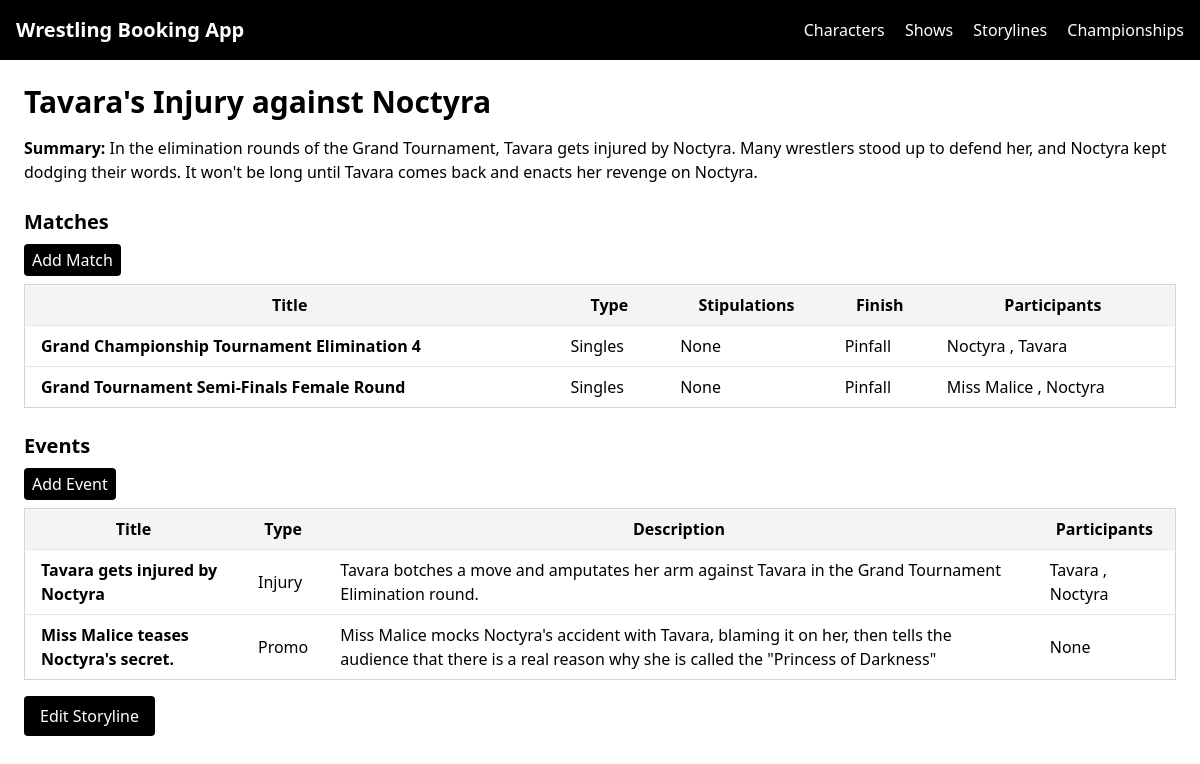
Screenshot of /storylines/2/ with the database file from the repository.
### storylines/models.py (models this page shows, shortened)
class Storyline(models.Model):
    title = models.CharField(max_length=200)
    summary = models.TextField(blank=True)
    is_active = models.BooleanField(default=True)
    created_at = models.DateTimeField(auto_now_add=True)
    @property
    def matches(self):
        from booking.models import Match
        match_ct = ContentType.objects.get_for_model(Match)
        return Match.objects.filter(
            id__in=self.points.filter(content_type=match_ct).values_list('object_id', flat=True)
        )
    @property
    def events(self):
        from booking.models import Event
        event_ct = ContentType.objects.get_for_model(Event)
        return Event.objects.filter(
            id__in=self.points.filter(content_type=event_ct).values_list('object_id', flat=True)
        )

### booking/models.py (models this page shows, shortened)
class Match(models.Model):
    class MatchType(models.TextChoices):
        SINGLES = "SINGLES", "Singles"
        TAG = "TAG", "Tag Team"
        TEAM = "TEAM", "Team"
        TRIPLE = "TRIPLE", "Triple Threat"
        FATAL_FOUR = "FATAL_FOUR", "Fatal Four-Way"
        HANDICAP = "HANDICAP", "Handicap"
        GAUNTLET = "GAUNTLET", "Gauntlet"
        BATTLE_ROYALE = "BATTLE_ROYALE", "Battle Royale"
        ROYAL_RUMBLE = "ROYAL_RUMBLE", "Royal Rumble"
    show = models.ForeignKey(
        "booking.Show",
        on_delete=models.CASCADE,
        related_name="matches"
    )
    title = models.CharField(max_length=200)
    match_type = models.CharField(max_length=30, choices=MatchType.choices)
    stipulations = models.ManyToManyField(
        Stipulation,
        blank=True,
        related_name="matches"
    )
    championship = models.ForeignKey(
        Championship, null=True, blank=True, on_delete=models.SET_NULL
    )
    notes = models.TextField(blank=True)
    created_at = models.DateTimeField(auto_now_add=True)
    @property
    def finish(self):
        try:
            return self.result.get_finish_type_display()
        except Exception:
            return None

class MatchResult(models.Model):
    class FinishType(models.TextChoices):
        PINFALL = "PINFALL", "Pinfall"
        SUBMISSION = "SUBMISSION", "Submission"
        COUNTOUT = "COUNTOUT", "Countout"
        DQ = "DQ", "Disqualification"
        UNIQUE = "UNIQUE", "Unique"
        NO_FINISH = "NO_FINISH", "No Finish"
    match = models.OneToOneField(
        Match, on_delete=models.CASCADE, related_name="result"
    )
    finish_type = models.CharField(max_length=20, choices=FinishType.choices)
    is_no_contest = models.BooleanField(default=False)
    notes = models.TextField(blank=True)
    recorded_at = models.DateTimeField(auto_now_add=True)

class MatchParticipant(models.Model):
    class Role(models.TextChoices):
        COMPETITOR = "COMPETITOR", "Competitor"
        MANAGER = "MANAGER", "Manager"
        REFEREE = "REFEREE", "Referee"
        INTERFERENCE = "INTERFERENCE", "Interference"
    class Side(models.TextChoices):
        TEAM_A = "TEAM_A", "Team A"
        TEAM_B = "TEAM_B", "Team B"
        SOLO = "SOLO", "Solo"
    match = models.ForeignKey(
        Match, on_delete=models.CASCADE, related_name="participants"
    )
    character = models.ForeignKey(
        Character, null=True, blank=True, on_delete=models.CASCADE
    )
    group = models.ForeignKey(
        Group, null=True, blank=True, on_delete=models.CASCADE
    )
    role = models.CharField(max_length=20, choices=Role.choices)
    side = models.CharField(
        max_length=10,
        choices=Side.choices,
        default=Side.SOLO
    )
    won = models.BooleanField(default=False)

class Event(models.Model):
    class EventType(models.TextChoices):
        PROMO = "PROMO", "Promo"
        CONFRONTATION = "CONFRONTATION", "Confrontation"
        TRAINING = "TRAINING", "Training"
        SEGMENT = "SEGMENT", "Segment"
        INJURY = "INJURY", "Injury"
        TURN = "TURN", "Turn"
    show = models.ForeignKey(
        "booking.Show",
        on_delete=models.CASCADE,
        related_name="events"
    )
    title = models.CharField(max_length=200)
    event_type = models.CharField(max_length=30, choices=EventType.choices)
    description = models.TextField(blank=True)
    created_at = models.DateTimeField(auto_now_add=True)

class EventParticipant(models.Model):
    class Role(models.TextChoices):
        INITIATOR = "INITIATOR", "Initiator"
        INTERFERENCE = "INTERFERENCE", "Interference"
        VICTIM = "VICTIM", "Victim"
        ATTACKER = "ATTACKER", "Attacker"
    event = models.ForeignKey(
        Event, on_delete=models.CASCADE, related_name="participants"
    )
    character = models.ForeignKey(
        Character, null=True, blank=True, on_delete=models.CASCADE
    )
    group = models.ForeignKey(
        Group, null=True, blank=True, on_delete=models.CASCADE
    )
    role = models.CharField(max_length=20, choices=Role.choices, blank=True)

### core/models.py (models this page shows, shortened)
class Character(models.Model):
    class Role(models.TextChoices):
        WRESTLER = "WRESTLER", "Wrestler"
        MANAGER = "MANAGER", "Manager"
        REFEREE = "REFEREE", "Referee"
        BOOKER = "BOOKER", "Booker"
    class Gender(models.TextChoices):
        MALE = "MALE", "Male"
        FEMALE = "FEMALE", "Female"
        NA = "NA", "N/A"
    class Alignment(models.TextChoices):
        FACE = "FACE", "Face"
        HEEL = "HEEL", "Heel"
        TWEENER = "TWEENER", "Tweener"
    ring_name = models.CharField(max_length=100, unique=True)
    role = models.CharField(max_length=20, choices=Role.choices)
    gender = models.CharField(max_length=10, choices=Gender.choices)
    alignment = models.CharField(max_length=10, choices=Alignment.choices)
    finisher = models.CharField(max_length=100, blank=True)
    active = models.BooleanField(default=True)
    injured = models.BooleanField(default=False)
    notes = models.TextField(blank=True)
    created_at = models.DateTimeField(auto_now_add=True)

### storylines/views.py (the view)
# urls.py: path("<int:pk>/", StorylineDetailView.as_view(), name="storyline-detail"),
class StorylineDetailView(DetailView):
    model = Storyline
    template_name = "storylines/storyline_detail.html"
    context_object_name = "storyline"
    def get_context_data(self, **kwargs):
        context = super().get_context_data(**kwargs)
        storyline = self.object
        context["matches"] = storyline.matches.all()
        context["events"] = storyline.events.all()
        return context

### storylines/templates/storylines/storyline_detail.html (shortened to what this page needs)
{% extends "base.html" %}
{% block content %}
<h1 class="text-3xl font-bold mb-4">{{ storyline.title }}</h1>
<p><strong>Summary:</strong> {{ storyline.summary|default:"None" }}</p>
<h2 class="text-xl font-semibold mt-6 mb-2">Matches</h2>
<div class="mb-2">
    <a href="{% url 'storyline-add-match' storyline.id %}" class="bg-black text-white px-2 py-1 rounded inline-block">Add Match</a>
</div>
<table class="min-w-full border border-gray-300">
  <thead>
    <tr class="bg-gray-100 dark:bg-gray-700">
      <th class="px-4 py-2">Title</th>
      <th class="px-4 py-2">Type</th>
      <th class="px-4 py-2">Stipulations</th>
      <th class="px-4 py-2">Finish</th>
      <th class="px-4 py-2">Participants</th>
    </tr>
  </thead>
  <tbody>
    {% for match in matches %}
    <tr class="border-t hover:bg-gray-50 dark:hover:bg-gray-800 cursor-pointer" onclick="window.location='{% url 'match-detail' match.id %}'" role="button" tabindex="0" onkeypress="if(event.key==='Enter'){window.location='{% url 'match-detail' match.id %}'}">
      <td class="px-4 py-2 font-bold">{{ match.title }}</td>
      <td class="px-4 py-2">{{ match.get_match_type_display }}</td>
      <td class="px-4 py-2">
        {% if match.stipulations.exists %}
          {% for s in match.stipulations.all %}{{ s.name }}{% if not forloop.last %}, {% endif %}{% endfor %}
        {% else %}
          None
        {% endif %}
      </td>
      <td class="px-4 py-2">{{ match.finish|default:"Not Simulated" }}</td>
      <td class="px-4 py-2">
        {% if match.participants.exists %}
          {% for p in match.participants.all %}
            {% if p.character %}
              {{ p.character.ring_name }}
            {% elif p.group %}
              {{ p.group.name }}
            {% else %}
              Unknown
            {% endif %}{% if not forloop.last %}, {% endif %}
          {% endfor %}
        {% else %}
          None
        {% endif %}
      </td>
    </tr>
    {% empty %}
    <tr><td colspan="5" class="px-4 py-2">No matches yet.</td></tr>
    {% endfor %}
  </tbody>
</table>
<h2 class="text-xl font-semibold mt-6 mb-2">Events</h2>
<div class="mb-2">
    <a href="{% url 'storyline-add-event' storyline.id %}" class="bg-black text-white px-2 py-1 rounded inline-block">Add Event</a>
</div>
<table class="min-w-full border border-gray-300">
  <thead>
    <tr class="bg-gray-100 dark:bg-gray-700">
      <th class="px-4 py-2">Title</th>
      <th class="px-4 py-2">Type</th>
      <th class="px-4 py-2">Description</th>
      <th class="px-4 py-2">Participants</th>
    </tr>
  </thead>
  <tbody>
    {% for event in events %}
    <tr class="border-t hover:bg-gray-50 dark:hover:bg-gray-800 cursor-pointer" onclick="window.location='{% url 'event-detail' event.id %}'" role="button" tabindex="0" onkeypress="if(event.key==='Enter'){window.location='{% url 'event-detail' event.id %}'}">
      <td class="px-4 py-2 font-bold">{{ event.title }}</td>
      <td class="px-4 py-2">{{ event.get_event_type_display }}</td>
      <td class="px-4 py-2">{{ event.description|default:"None" }}</td>
      <td class="px-4 py-2">
        {% if event.participants.exists %}
          {% for p in event.participants.all %}
            {% if p.character %}
              {{ p.character.ring_name }}
            {% elif p.group %}
              {{ p.group.name }}
            {% else %}
              Unknown
            {% endif %}{% if not forloop.last %}, {% endif %}
          {% endfor %}
        {% else %}
          None
        {% endif %}
      </td>
    </tr>
    {% empty %}
    <tr><td colspan="4" class="px-4 py-2">No events yet.</td></tr>
    {% endfor %}
  </tbody>
</table>
<button onclick="window.location='{% url 'storyline-edit' storyline.id %}'" class="bg-black text-white px-4 py-2 mt-4 inline-block rounded cursor-pointer">Edit Storyline</button>
{% endblock %}

### rows the page displays
Storyline: title "Tavara's Injury against Noctyra", summary "In the elimination rounds of the Grand Tournament, Tavara gets injured by Noctyra. Many wrestlers stood up to defend her, and Noctyra kept dodging their words. It won't be long until Tavara comes back and enacts her revenge on Noctyra."
Match: title "Grand Championship Tournament Elimination 4", match_type "Singles", shows "None", finish "Pinfall"
MatchParticipant: character.ring_name "Noctyra"
MatchParticipant: character.ring_name "Tavara"
Match: title "Grand Tournament Semi-Finals Female Round", match_type "Singles", shows "None", finish "Pinfall"
MatchParticipant: character.ring_name "Miss Malice"
MatchParticipant: character.ring_name "Noctyra"
Event: title "Tavara gets injured by Noctyra", event_type "Injury", description "Tavara botches a move and amputates her arm against Tavara in the Grand Tournament Elimination round."
EventParticipant: character.ring_name "Tavara"
EventParticipant: character.ring_name "Noctyra"
Event: title "Miss Malice teases Noctyra's secret.", event_type "Promo", description "Miss Malice mocks Noctyra's accident with Tavara, blaming it on her, then tells the audience that there is a real reason why she is called the \"Princess of Darkness\"", shows "None"
